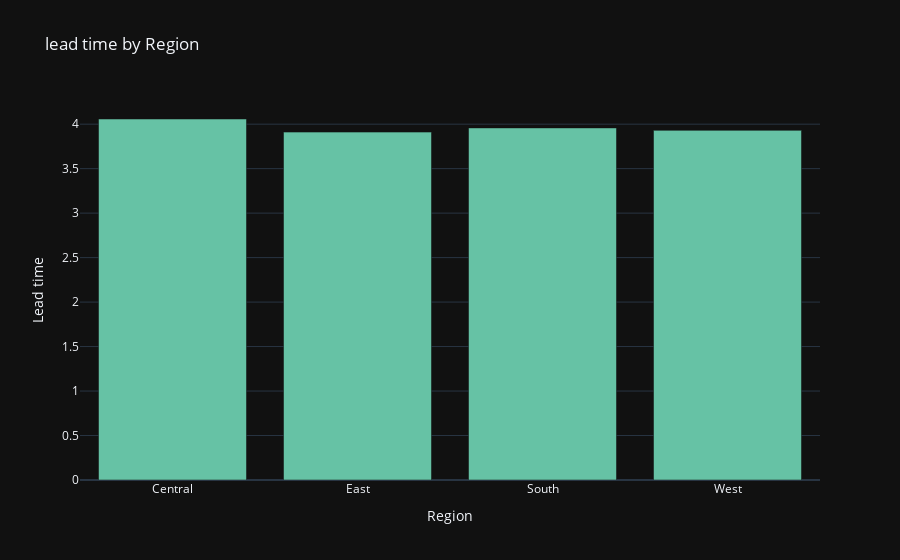

The notebook cell saved with this chart:
### Code cell
fig = px.bar(df_regions, 
             x='Region', 
             y='Lead time',
             title='lead time by Region',
             height=600)

# Update layout for better readability
fig.update_layout(legend_title_text='Metric')

# Show the figure
fig.show()

### Figure 1 — Plotly figure (JSON) as saved in the notebook; plotly's stock layout.template omitted (floating-point values rounded to 4 significant figures)
{"data": [{"alignmentgroup": "True", "hovertemplate": "Region=%{x}<br>Lead time=%{y}<extra></extra>", "legendgroup": "", "marker": {"color": "rgb(102,194,165)", "pattern": {"shape": ""}}, "name": "", "offsetgroup": "", "orientation": "v", "showlegend": false, "textposition": "auto", "type": "bar", "x": ["Central", "East", "South", "West"], "xaxis": "x", "y": [4.058, 3.911, 3.958, 3.93], "yaxis": "y"}], "layout": {"autosize": true, "barmode": "relative", "legend": {"title": {"text": "Metric"}, "tracegroupgap": 0}, "title": {"text": "lead time by Region"}, "xaxis": {"anchor": "y", "autorange": true, "domain": [0, 1], "range": [-0.5, 3.5], "title": {"text": "Region"}, "type": "category"}, "yaxis": {"anchor": "x", "autorange": true, "domain": [0, 1], "range": [0, 4.272], "title": {"text": "Lead time"}, "type": "linear"}}}
